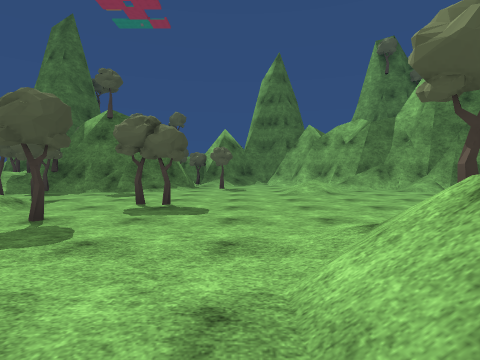
view 1 (above)

18 first-person views from a walk through a scene from a Unity 3-D project. The camera is 1.3 m above the floor, tilts 2° down and sees 80° across. The floor is counted in squares, 2 m on a side. Each view is taken from the middle of a square. On the plan, view 1 faces up. The plan holds only what a view shows up to about 9 squares ahead; the rest is blank. The place goes on beyond the plan. The player is left out. Some surface patterns are stand-ins.

view 2
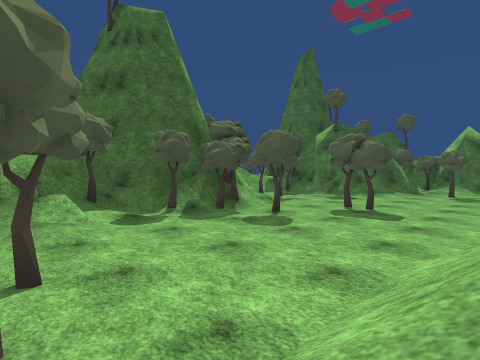

view 3
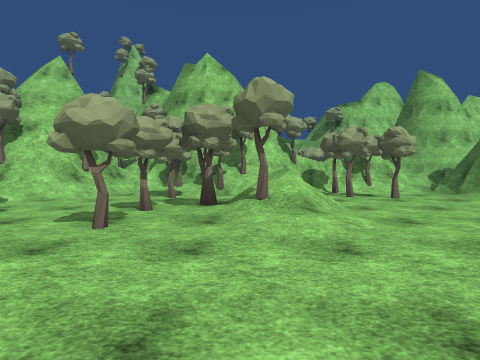

view 4
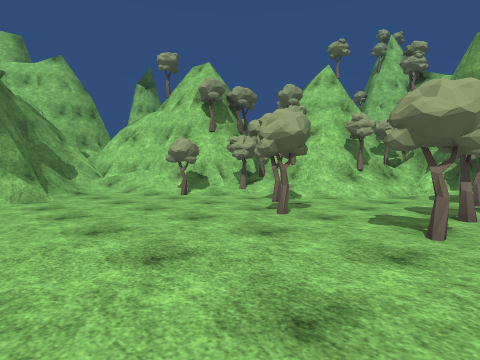

view 5
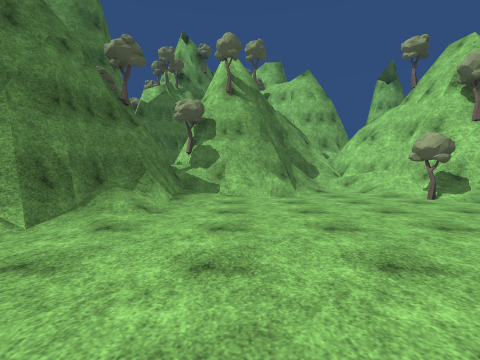

view 6
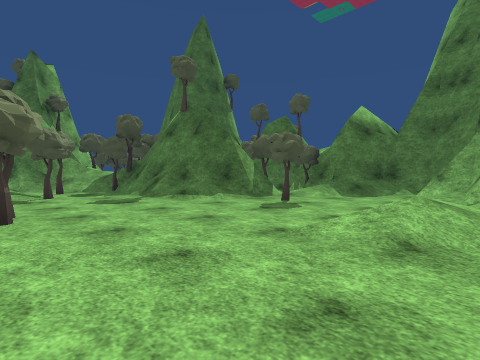

view 7
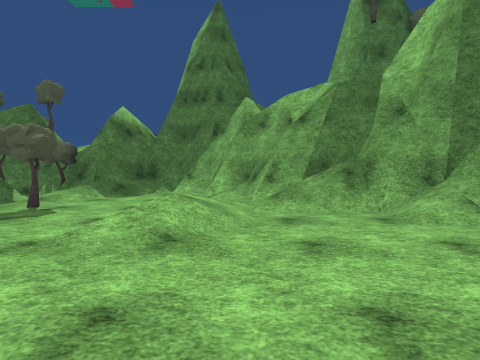

view 8
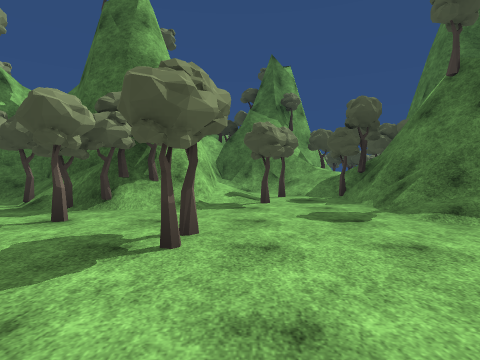

view 9
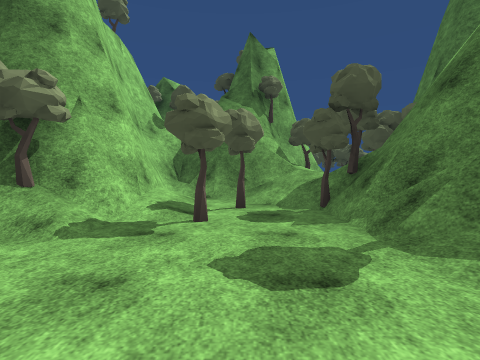

view 10
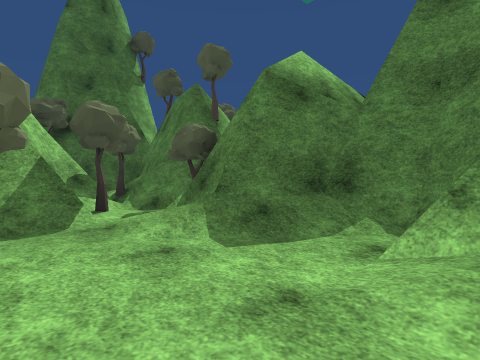

view 11
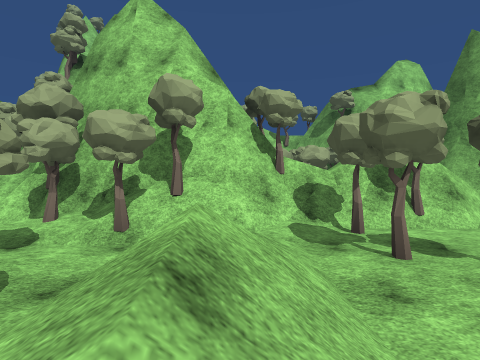

view 12
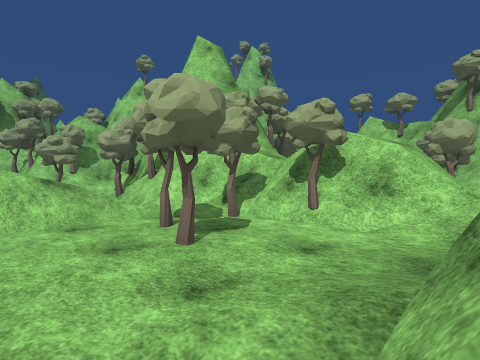

view 13
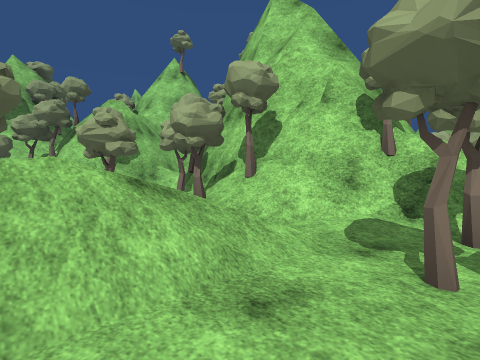

view 14
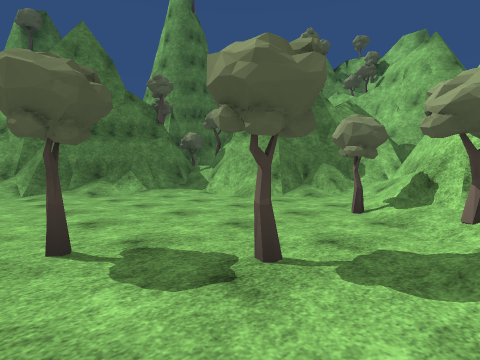

view 15
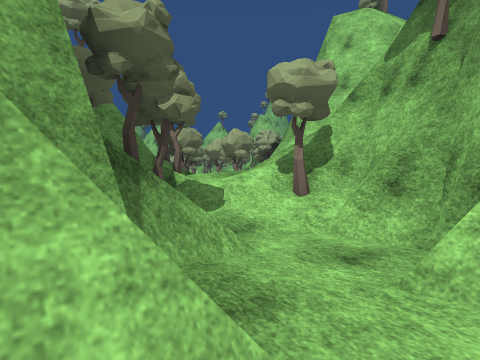

view 16
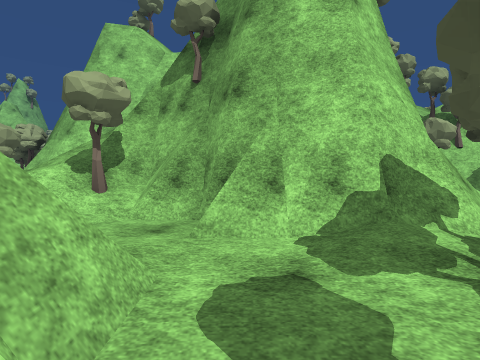

view 17
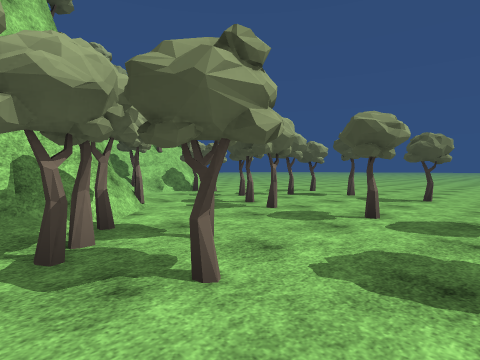

view 18
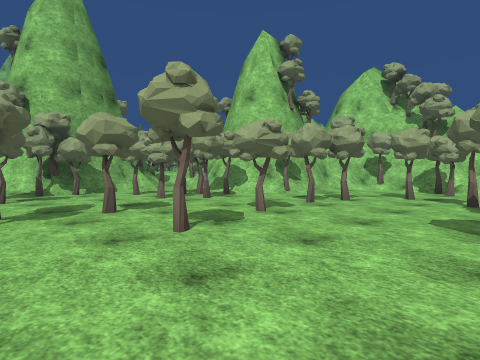

### Floor plan
Key: @ floor where view 1 was taken; # wall or solid block; . floor; / step, stairs or slope; = window, fence, low wall or low ledge; v drop or lower ground; T tree; O other object.
Columns run from 23 left of view 1 to 13 right of it. Each row starts with its distance up from view 1.
 16     ....OT         T
 15     .......T T#    ##  #
 14     ...TT...TT   ###Tv ###
 13 ....T..T..TT.#   #=T/T##/##
 12 ....T....TTT.#######/T//./##
 11  ...T..T..T/../T######..../###
 10    ..T.T..###..T######T..////##
  9    T..T..T####T/TT###....//..####
  8     ..../##  ##=/T.......//.../####
  7      TT./     ##/TT.............//#
  6      /#T/     ##///............../#
  5      O###     #####/.TT........../###
  4                   #TT.............//#
  3                   #T....//.T.T......#
  2                  ##T..../T......T///#
  1                  #T/....//TT..T./####
  0                  ###/..@//....//T#
 -1                    #.TT./..T./#TT
 -2                    #..T/=T/T.T#
 -3                    ##T#########
 -4                        ##   ##
 -5                       T##
 -6                     T T #
 -7                     T OO
 -8                     #T
 -9                     ##

Where each view was taken, in squares from view 1:
view 1: 0 up, 0 right, facing up
view 2: 1 down, 1 right, facing up-left
view 3: 6 up, 2 right, facing down
view 4: 6 up, 3 right, facing down-right
view 5: 6 up, 3 right, facing right
view 6: 5 up, 3 right, facing up-left
view 7: 5 up, 3 right, facing up
view 8: 6 up, 1 right, facing left
view 9: 7 up, 1 left, facing left
view 10: 10 up, 2 right, facing up-left
view 11: 2 up, 1 right, facing down
view 12: 1 up, 4 left, facing down-right
view 13: 1 up, 1 left, facing down-right
view 14: 0 up, 5 right, facing up-right
view 15: 12 up, 11 left, facing down-right
view 16: 13 up, 11 left, facing down
view 17: 14 up, 12 left, facing down-left
view 18: 16 up, 19 left, facing down-right
